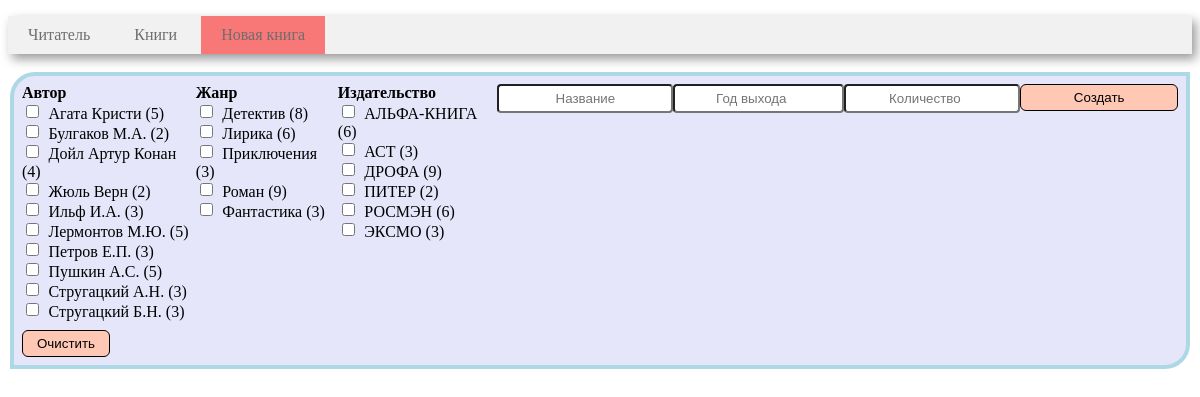
/new_book, run on the app's committed database.
### tables this page shows
CREATE TABLE author (
       author_id INTEGER PRIMARY KEY AUTOINCREMENT,
	   author_name VARCHAR(30)
);

CREATE TABLE genre (
       genre_id INTEGER PRIMARY KEY AUTOINCREMENT,
	   genre_name VARCHAR(30)
);

CREATE TABLE publisher (
       publisher_id INTEGER PRIMARY KEY AUTOINCREMENT,
	   publisher_name VARCHAR(40)
);

### controllers/new_book.py (the view)
@app.route('/new_book', methods=['get'])
def new_book():
    conn = get_db_connection()
    if request.values.get('name'):
        create_new_book(conn, request.values.getlist('author'), request.values.get('genre'),
                        request.values.get('publisher'),
                        request.values.get('name'), request.values.get('year'), request.values.get('amount'))
    df_genre = get_genre(conn)
    df_author = get_author(conn)
    df_publisher = get_publisher(conn)
    conn.close()
    html = render_template(
        'new_book.html',
        genre=df_genre,
        author=df_author,
        publisher=df_publisher,
        len=len,
        print=print,
    )
    if request.values.get('name'):
        return flask.redirect('http://127.0.0.1:5000/new_book', code=302)
    else:
        return html

### models/book_search_model.py (called while the page is built)
def get_genre(conn):
    return pd.read_sql("""
 SELECT genre_name,count(b.book_id) as counting
 FROM genre
 join book b on genre.genre_id = b.genre_id
 group by genre_name
 order by genre_name
 """, conn)

def get_author(conn):
    return pd.read_sql("""
 SELECT a.author_name,count(ba.book_id) as counting
 FROM book_author ba
 join author a on ba.author_id = a.author_id
 group by ba.author_id
 order by a.author_name
 """, conn)

def get_publisher(conn):
    return pd.read_sql("""
 SELECT publisher_name, count(b.book_id)
 FROM publisher
 join book b on publisher.publisher_id = b.publisher_id
 group by publisher_name
 order by publisher_name
 """, conn)

### utils.py (called while the page is built)
def get_db_connection():
    return sqlite3.connect('library.sqlite')

### templates/new_book.html (shortened to what this page needs)
<!DOCTYPE html>
<head>
    <link rel="stylesheet" href="/static/css/style.css">
    {% macro render_list(title, name, relation, selected) %}
        <div>
            <b>{{ title }}</b><br>
            {% set n = len(relation) %}
            {% for i in range(n) %}
                {% if relation.iloc[i][0] in selected %}
                    <input checked type="checkbox" name={{ name }} value='{{ relation.iloc[i][0] }}' id=
                            {{ name }}{{ i }}>
                    <label for={{ name }}{{ i }} class="details_label">{{ relation.iloc[i][0] }}
                        ({{ relation.iloc[i][1] }})</label>
                    <br>
                {% else %}
                    <input type="checkbox" name={{ name }} value='{{ relation.iloc[i][0] }}' id=
                            {{ name }}{{ i }}>
                    <label for={{ name }}{{ i }} class="details_label">{{ relation.iloc[i][0] }}
                        ({{ relation.iloc[i][1] }})</label>
                    <br>
                {% endif %}
            {% endfor %}
        </div>
    {% endmacro %}
</head>
<body>
<div class=menu>
    <ul>
        <li><a href={{ url_for("index") }}>Читатель</a></li>
        <li><a href={{ url_for("book_search") }}>Книги</a></li>
        <li class=active><a href={{ url_for("new_book") }}>Новая книга</a></li>
    </ul>
</div>
<div class="container">
    <div class="form" style="width: max-content;">
        <form method="get" style="display: inline-flex; flex-direction: row;">
            {{ render_list("Автор", "author", author, author_list) }}
            {{ render_list("Жанр", "genre", genre, genre_list) }}
            {{ render_list("Издательство", "publisher", publisher, publisher_list) }}
            <input type="text" name="name" placeholder="Название" style="width: 162px; height: min-content;" required>
            <input type="number" min="1900" max="2023" name="year" placeholder="Год выхода" style="width: 162px; height: min-content;" required>
            <input type="number" min="0" name="amount" placeholder="Количество" style="width: 162px; height: min-content;" required>
            <br>
            <input type="submit" class="button" value="Создать" style="width: 162px; height: min-content;">
        </form>
        <form action="{{ url_for('new_book') }}" method="get" style="float: end; margin-top: 10px;">
            <input type="submit" class="button" value="Очистить" style="width: 88px;">
        </form>
    </div>
</div>
</body>
</html>

### static/css/style.css (style rules this page uses)
.menu { background-color: #f1f1f1; box-shadow: 4px 5px 10px rgba(0, 0, 0, 0.4); width: 100%; }
.menu li { display: inline-block; vertical-align: top; color: #6f6d6d; padding: 10px; }
.menu a { text-decoration: none; color: #6f6d6d; padding: 10px; }
.menu ul { padding: 0; }
.active { background-color: #f87777; color: #f8f8f8; }
input { width: auto; padding: 5px; border-radius: 4px; text-align: center; }
.container { display: flex; flex-direction: row; flex-wrap: wrap; grid-gap: 30px; }
.button { cursor: pointer; background-color: #ffc8b4; border: 1px solid black; border-radius: 6px; padding: 5px 10px; }
.form { margin: 2px; border: 4px solid lightblue; padding: 8px; border-radius: 25px 0; background: lavender; width: 180px; height: fit-content; }
.details_label { cursor: pointer; padding: 2.5px; border-radius: 6px; width: max-content; }

### data on the page
author: author_name "Агата Кристи", iloc "5"
author: author_name "Булгаков М.А.", iloc "2"
author: author_name "Дойл Артур Конан", iloc "4"
author: author_name "Жюль Верн", iloc "2"
author: author_name "Ильф И.А.", iloc "3"
author: author_name "Лермонтов М.Ю.", iloc "5"
author: author_name "Петров Е.П.", iloc "3"
author: author_name "Пушкин А.С.", iloc "5"
author: author_name "Стругацкий А.Н.", iloc "3"
author: author_name "Стругацкий Б.Н.", iloc "3"
genre: genre_name "Детектив", iloc "8"
genre: genre_name "Лирика", iloc "6"
genre: genre_name "Приключения", iloc "3"
genre: genre_name "Роман", iloc "9"
genre: genre_name "Фантастика", iloc "3"
publisher: publisher_name "АЛЬФА-КНИГА", iloc "6"
publisher: publisher_name "АСТ", iloc "3"
publisher: publisher_name "ДРОФА", iloc "9"
publisher: publisher_name "ПИТЕР", publisher_id "2"
publisher: publisher_name "РОСМЭН", iloc "6"
publisher: publisher_name "ЭКСМО", iloc "3"

### other printed values
{{ title }} "Автор Жанр Издательство"
